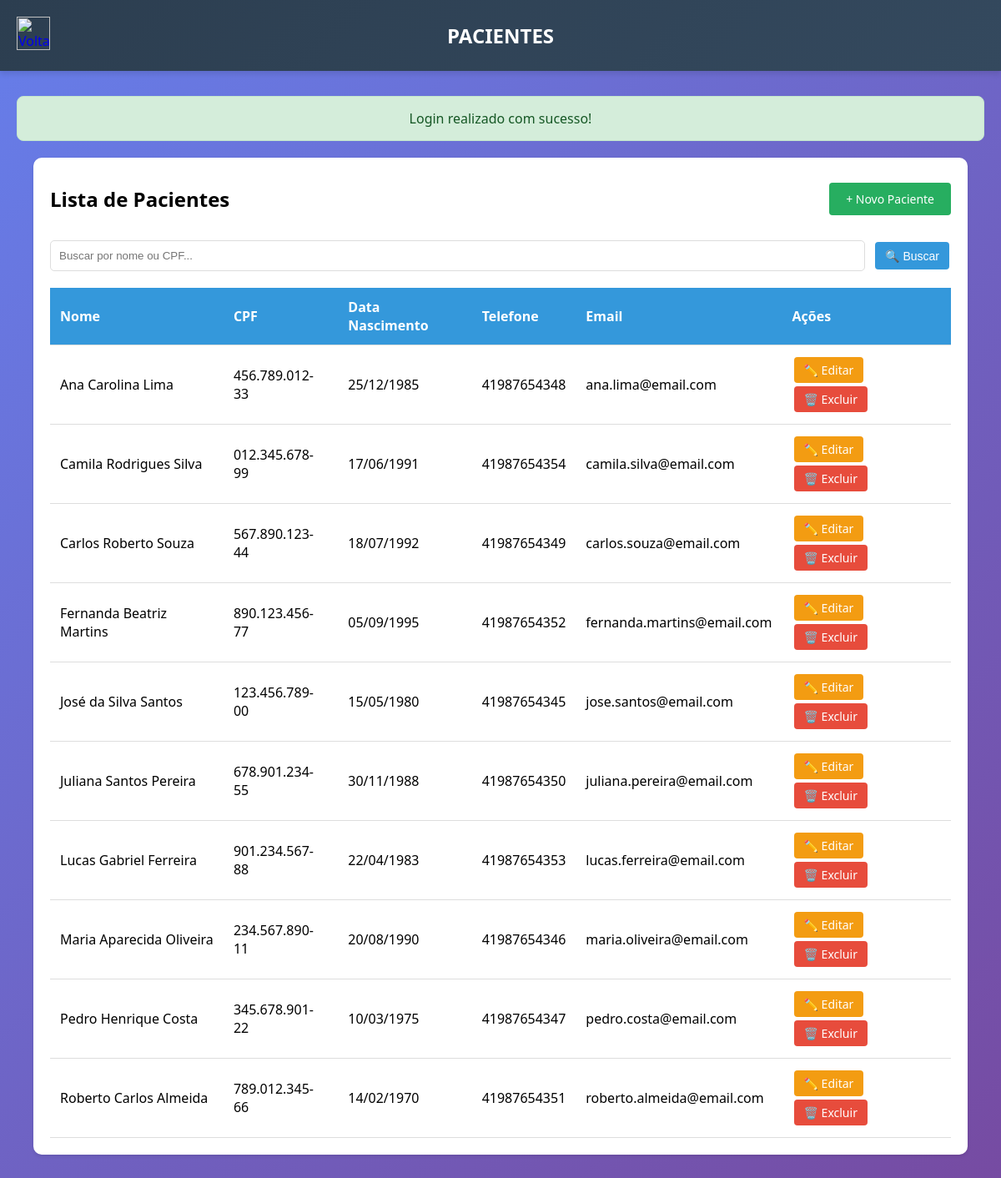
/php/listar_paciente.php (signed in), run on the app's committed database.
### tables this page shows
CREATE TABLE IF NOT EXISTS Pacientes (
    Id_paciente INT AUTO_INCREMENT PRIMARY KEY,
    Nome VARCHAR(100) NOT NULL,
    Cpf VARCHAR(14) UNIQUE NOT NULL,
    Data_nascimento DATE NOT NULL,
    Telefone VARCHAR(15),
    Email VARCHAR(100),
    Endereco VARCHAR(200),
    Data_cadastro TIMESTAMP DEFAULT CURRENT_TIMESTAMP,
    INDEX idx_cpf (Cpf),
    INDEX idx_nome (Nome)
);

### php/functions.php (called while the page is built, shortened)
<?php
function formatarData($data) {
    return date('d/m/Y', strtotime($data));
}
function getMensagem() {
    if (isset($_SESSION['mensagem'])) {
        $mensagem = $_SESSION['mensagem'];
        return $mensagem;
    }
    return null;
}
?>

### php/listar_paciente.php (the view, shortened to what this page needs)
<?php
require_once("../php/conexao.php");
require_once("../php/functions.php");
$busca = isset($_GET['busca']) ? sanitizar($_GET['busca']) : '';
try {
    if (!empty($busca)) {
        $stmt = $conexao->prepare("SELECT * FROM Pacientes WHERE Nome LIKE :busca OR Cpf LIKE :busca ORDER BY Nome");
        $busca_param = "%$busca%";
        $stmt->bindParam(':busca', $busca_param);
    } else {
        $stmt = $conexao->prepare("SELECT * FROM Pacientes ORDER BY Nome");
    }
    $stmt->execute();
    $pacientes = $stmt->fetchAll();
} catch(PDOException $e) {
    error_log("Erro ao listar pacientes: " . $e->getMessage());
    $pacientes = [];
}
?>
<!DOCTYPE html>
<html lang="pt-BR">
<head>
    <link rel="stylesheet" href="../css/style_sistem.css">
</head>
<body>
    <div class="navbar">
        <div class="navbar-menu">
            <a href="../php/menu.php">
                <img id="logout-img" title="Voltar" src="../../img/seta-voltar.png">
            </a>
            <h1>PACIENTES</h1>
        </div>
    </div>
    <div class="main">
        <?php
        $mensagem = getMensagem();
        if ($mensagem):
        ?>
        <div class="mensagem <?php echo $mensagem['tipo']; ?>">
            <?php echo $mensagem['texto']; ?>
        </div>
        <?php endif; ?>
        <div class="table-container">
            <div style="display: flex; justify-content: space-between; align-items: center; margin-bottom: 20px;">
                <h2>Lista de Pacientes</h2>
                <a href="../php/cadastrar_paciente.php" class="btn btn-novo">+ Novo Paciente</a>
            </div>
            <form class="search-bar" method="GET">
                <input type="text" name="busca" placeholder="Buscar por nome ou CPF..." value="<?php echo htmlspecialchars($busca); ?>">
                <button type="submit" class="btn" style="background-color: #3498db; color: white;">🔍 Buscar</button>
            </form>
            <?php if (count($pacientes) > 0): ?>
            <table>
                <thead>
                    <tr>
                        <th>Nome</th>
                        <th>CPF</th>
                        <th>Data Nascimento</th>
                        <th>Telefone</th>
                        <th>Email</th>
                        <th>Ações</th>
                    </tr>
                </thead>
                <tbody>
                    <?php foreach ($pacientes as $paciente): ?>
                    <tr>
                        <td><?php echo htmlspecialchars($paciente['Nome']); ?></td>
                        <td><?php echo htmlspecialchars($paciente['Cpf']); ?></td>
                        <td><?php echo formatarData($paciente['Data_nascimento']); ?></td>
                        <td><?php echo htmlspecialchars($paciente['Telefone']); ?></td>
                        <td><?php echo htmlspecialchars($paciente['Email']); ?></td>
                        <td>
                            <a href="../php/editar_paciente.php?id=<?php echo $paciente['Id_paciente']; ?>" class="btn btn-editar">✏️ Editar</a>
                            <a href="../php/excluir_paciente.php?id=<?php echo $paciente['Id_paciente']; ?>"
                               class="btn btn-excluir"
                               onclick="return confirm('Tem certeza que deseja excluir este paciente?')">🗑️ Excluir</a>
                        </td>
                    </tr>
                    <?php endforeach; ?>
                </tbody>
            </table>
            <?php else: ?>
            <p style="text-align: center; padding: 40px; color: #7f8c8d;">
                <?php echo !empty($busca) ? 'Nenhum paciente encontrado.' : 'Nenhum paciente cadastrado.'; ?>
            </p>
            <?php endif; ?>
        </div>
    </div>
</body>
</html>

### css/style_sistem.css (style rules this page uses)
* { margin: 0; padding: 0; box-sizing: border-box; }
body { font-family: 'Segoe UI', Tahoma, Geneva, Verdana, sans-serif; background: linear-gradient(135deg, #667eea 0%, #764ba2 100%); min-height: 100vh; }
.navbar { background: linear-gradient(135deg, #2c3e50 0%, #34495e 100%); padding: 20px; box-shadow: 0 4px 6px rgba(0, 0, 0, 0.1); }
.navbar-menu { display: flex; align-items: center; justify-content: space-between; max-width: 1400px; margin: 0 auto; gap: 20px; }
.navbar h1 { color: white; font-size: 24px; text-align: center; flex: 1; }
.navbar img { width: 40px; height: 40px; cursor: pointer; transition: transform 0.3s ease; }
.main { max-width: 1400px; margin: 30px auto; padding: 0 20px; }
.mensagem { max-width: 1400px; margin: 20px auto; padding: 15px 20px; border-radius: 8px; text-align: center; font-weight: 500; animation: slideDown 0.3s ease; }
.mensagem.sucesso { background-color: #d4edda; color: #155724; border: 1px solid #c3e6cb; }

### php/listar_paciente.php (style rules this page uses)
.table-container { margin: 20px; background: white; border-radius: 10px; padding: 20px; box-shadow: 0 2px 4px rgba(0,0,0,0.1); }
table { width: 100%; border-collapse: collapse; }
th, td { padding: 12px; text-align: left; border-bottom: 1px solid #ddd; }
th { background-color: #3498db; color: white; }
.btn { padding: 6px 12px; margin: 2px; border: none; border-radius: 4px; cursor: pointer; text-decoration: none; display: inline-block; font-size: 14px; }
.btn-editar { background-color: #f39c12; color: white; }
.btn-excluir { background-color: #e74c3c; color: white; }
.btn-novo { background-color: #27ae60; color: white; padding: 10px 20px; margin: 10px 0; }
.search-bar { display: flex; gap: 10px; margin-bottom: 20px; }
.search-bar input { flex: 1; padding: 10px; border: 1px solid #ddd; border-radius: 5px; }

### data on the page
pacientes: Nome "Ana Carolina Lima", Cpf "456.789.012-33", Data_nascimento "25/12/1985", Telefone "41987654348", Email "ana.lima@email.com"
pacientes: Nome "Camila Rodrigues Silva", Cpf "012.345.678-99", Data_nascimento "17/06/1991", Telefone "41987654354", Email "camila.silva@email.com"
pacientes: Nome "Carlos Roberto Souza", Cpf "567.890.123-44", Data_nascimento "18/07/1992", Telefone "41987654349", Email "carlos.souza@email.com"
pacientes: Nome "Fernanda Beatriz Martins", Cpf "890.123.456-77", Data_nascimento "05/09/1995", Telefone "41987654352", Email "fernanda.martins@email.com"
pacientes: Nome "José da Silva Santos", Cpf "123.456.789-00", Data_nascimento "15/05/1980", Telefone "41987654345", Email "jose.santos@email.com"
pacientes: Nome "Juliana Santos Pereira", Cpf "678.901.234-55", Data_nascimento "30/11/1988", Telefone "41987654350", Email "juliana.pereira@email.com"
pacientes: Nome "Lucas Gabriel Ferreira", Cpf "901.234.567-88", Data_nascimento "22/04/1983", Telefone "41987654353", Email "lucas.ferreira@email.com"
pacientes: Nome "Maria Aparecida Oliveira", Cpf "234.567.890-11", Data_nascimento "20/08/1990", Telefone "41987654346", Email "maria.oliveira@email.com"
pacientes: Nome "Pedro Henrique Costa", Cpf "345.678.901-22", Data_nascimento "10/03/1975", Telefone "41987654347", Email "pedro.costa@email.com"
pacientes: Nome "Roberto Carlos Almeida", Cpf "789.012.345-66", Data_nascimento "14/02/1970", Telefone "41987654351", Email "roberto.almeida@email.com"

### other printed values
$mensagem['texto'] "Login realizado com sucesso!"
